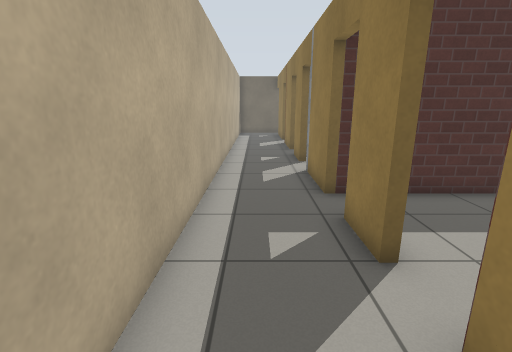
View 1 (above)

12 first-person views from a walk through a world built for the Gazebo simulator. The camera is 1.2 m above the floor, tilts 14° down and sees 85° across. The floor is counted in squares, 0.5 m on a side. Each view is taken from the middle of a square. On the plan, view 1 faces up. The plan holds only what a view shows up to about 18 squares ahead; the rest is blank. Gazebo's built-in surfaces are drawn with simple patterns.

View 2
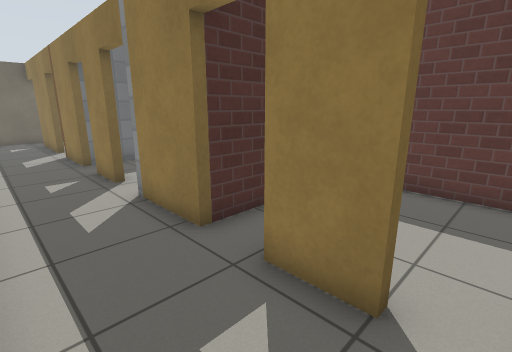

View 3
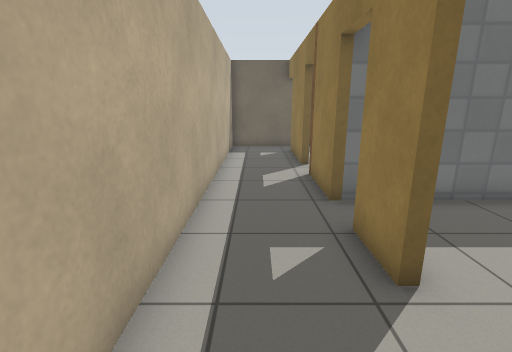

View 4
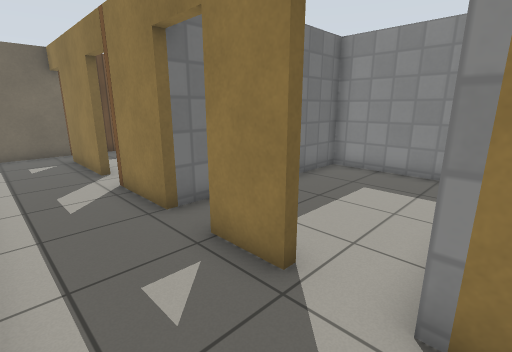

View 5
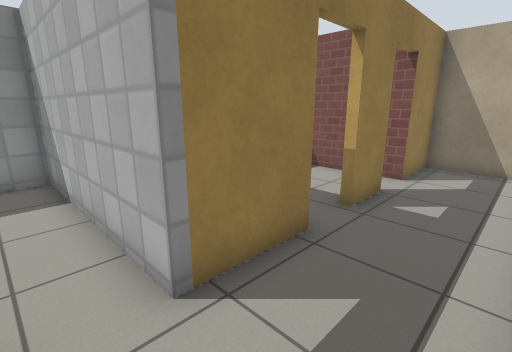

View 6
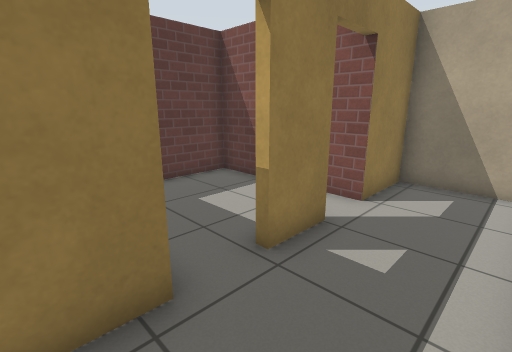

View 7
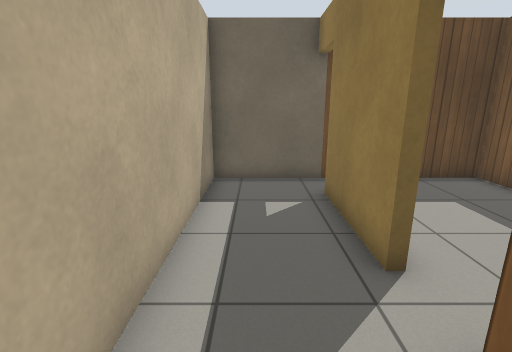

View 8
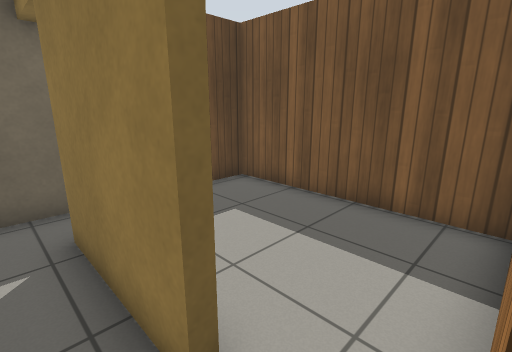

View 9
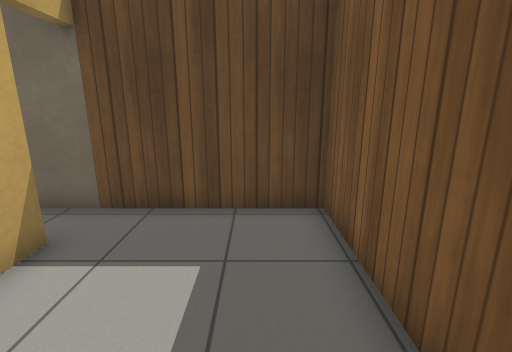

View 10
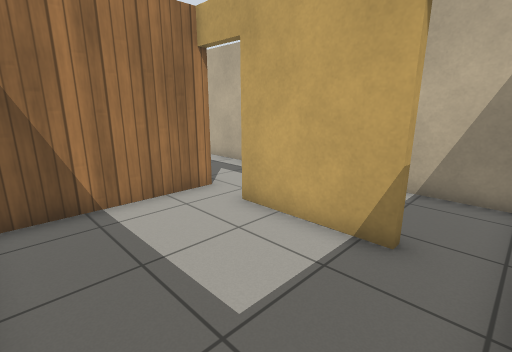

View 11
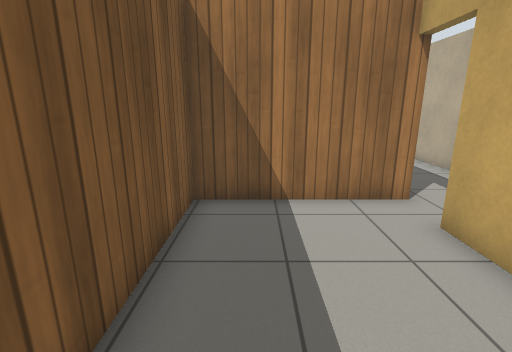

View 12
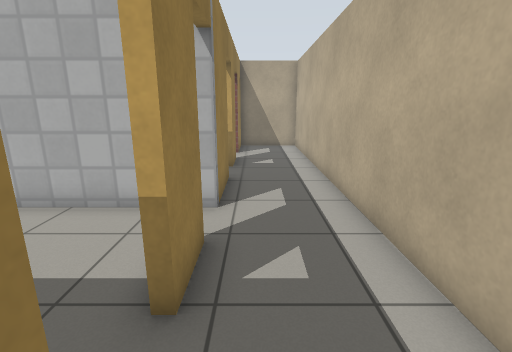

### Floor plan
Points are (right, up) in squares from view 1. A wall is a line through its corners. A room is listed if a view was taken in it or the views show most of it. See-through windows are left out.
Room 1 (views 1, 2, 3, 4, 5, 6, 7, 8, 12)
walls: (1.9, 12.4) (1.9, 14.2); (1.9, 16) (1.9, 19); (1.9, 7.6) (1.9, 10.6); (1.9, 20.7) (1.9, 24.6); (1.9, 3.9) (1.9, 5.9); (1.9, 26.4) (-1.5, 26.4) (-1.5, -0.5) (1.9, -0.5) (1.9, 2.2)
ways out: open door at (2, 19.5) to room 2; open door at (2, 25.5) to room 2; open door at (2, 11.5) to room 3; open door at (2, 15.5) to room 3; open door at (2, 3.5) to room 4; open door at (2, 6.5) to room 4
Room 2 (views 9, 10, 11)
walls: (2.2, 24.6) (2.2, 20.7); (1.9, 19) (7.6, 19) (7.6, 26.4) (1.9, 26.4)
ways out: open door at (2, 19.5) to room 1; open door at (2, 25.5) to room 1
Room 3 (no view inside)
walls: (1.9, 10.6) (9.6, 10.6) (9.6, 16) (1.9, 16)
ways out: open door at (2, 11.5) to room 1; open door at (2, 15.5) to room 1
Room 4 (no view inside)
walls: (6.9, 7.6) (1.9, 7.6); (1.9, 2.2) (7.6, 2.2) (7.6, 5.6)
ways out: open door at (2, 3.5) to room 1; open door at (2, 6.5) to room 1

Positions as (right, up) in squares from view 1, and headings:
1: (0, 0), facing up
2: (-1, 3), facing up-right
3: (0, 9), facing up
4: (-1, 10), facing up-right
5: (-1, 12), facing down-right
6: (-1, 9), facing down-right
7: (0, 17), facing up
8: (1, 19), facing up-right
9: (6, 20), facing up
10: (7, 26), facing down-left
11: (6, 26), facing down
12: (1, 17), facing down
